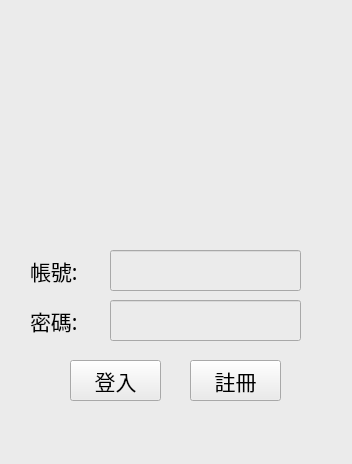
<?xml version="1.0" encoding="UTF-8"?>
<ui version="4.0">
 <class>MainWindow</class>
 <widget class="QMainWindow" name="MainWindow">
  <property name="geometry">
   <rect>
    <x>0</x>
    <y>0</y>
    <width>352</width>
    <height>464</height>
   </rect>
  </property>
  <property name="windowTitle">
   <string>MainWindow</string>
  </property>
  <property name="styleSheet">
   <string notr="true">background-color:rgb(235, 235, 235)</string>
  </property>
  <widget class="QWidget" name="centralwidget">
   <widget class="QLabel" name="label">
    <property name="geometry">
     <rect>
      <x>70</x>
      <y>20</y>
      <width>201</width>
      <height>201</height>
     </rect>
    </property>
    <property name="styleSheet">
     <string notr="true">background-image:url(&quot;D:999.png&quot;)</string>
    </property>
    <property name="text">
     <string/>
    </property>
   </widget>
   <widget class="QLabel" name="label_2">
    <property name="geometry">
     <rect>
      <x>30</x>
      <y>250</y>
      <width>71</width>
      <height>41</height>
     </rect>
    </property>
    <property name="font">
     <font>
      <family>標楷體</family>
      <pointsize>16</pointsize>
     </font>
    </property>
    <property name="text">
     <string>帳號:</string>
    </property>
   </widget>
   <widget class="QLabel" name="label_3">
    <property name="geometry">
     <rect>
      <x>30</x>
      <y>300</y>
      <width>71</width>
      <height>41</height>
     </rect>
    </property>
    <property name="font">
     <font>
      <family>標楷體</family>
      <pointsize>16</pointsize>
     </font>
    </property>
    <property name="text">
     <string>密碼:</string>
    </property>
   </widget>
   <widget class="QLineEdit" name="account_lineEdit">
    <property name="geometry">
     <rect>
      <x>110</x>
      <y>250</y>
      <width>191</width>
      <height>41</height>
     </rect>
    </property>
    <property name="font">
     <font>
      <family>標楷體</family>
      <pointsize>14</pointsize>
     </font>
    </property>
   </widget>
   <widget class="QLineEdit" name="secret_lineEdit">
    <property name="geometry">
     <rect>
      <x>110</x>
      <y>300</y>
      <width>191</width>
      <height>41</height>
     </rect>
    </property>
    <property name="font">
     <font>
      <family>標楷體</family>
      <pointsize>14</pointsize>
     </font>
    </property>
   </widget>
   <widget class="QPushButton" name="login_btn">
    <property name="geometry">
     <rect>
      <x>70</x>
      <y>360</y>
      <width>91</width>
      <height>41</height>
     </rect>
    </property>
    <property name="font">
     <font>
      <family>a song for jennifer bold</family>
      <pointsize>16</pointsize>
     </font>
    </property>
    <property name="text">
     <string>登入</string>
    </property>
   </widget>
   <widget class="QPushButton" name="create_btn">
    <property name="geometry">
     <rect>
      <x>190</x>
      <y>360</y>
      <width>91</width>
      <height>41</height>
     </rect>
    </property>
    <property name="font">
     <font>
      <family>a song for jennifer bold</family>
      <pointsize>16</pointsize>
     </font>
    </property>
    <property name="text">
     <string>註冊</string>
    </property>
   </widget>
  </widget>
  <widget class="QMenuBar" name="menubar">
   <property name="geometry">
    <rect>
     <x>0</x>
     <y>0</y>
     <width>352</width>
     <height>21</height>
    </rect>
   </property>
  </widget>
  <widget class="QStatusBar" name="statusbar"/>
 </widget>
 <resources/>
 <connections/>
</ui>
